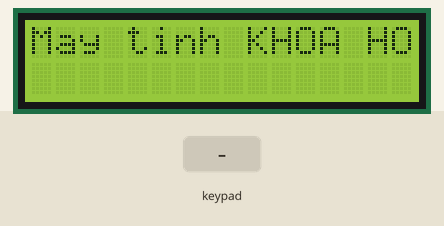
This sketch was run on a simulated Arduino Uno, built with avr-gcc and run on an emulated ATmega328P. Shown: 16×2 character LCD. The inputs (shaded band) are chosen by the test bench.

Above: at 0.1 s.
2.8 s: keypad keys 0 1 2 3 # pressed 0.4 s apart
At 5.6 s:
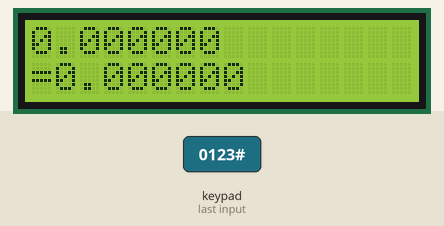
6.3 s: key 'A' pressed
At 6.8 s:
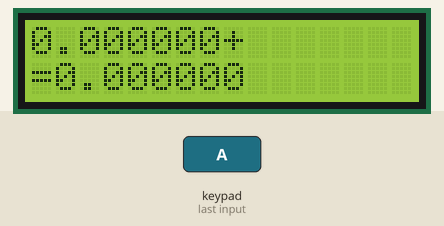
7.8 s: key 'C' pressed
9.3 s: keypad keys 0 1 2 3 A pressed 0.4 s apart
At 11.5 s:
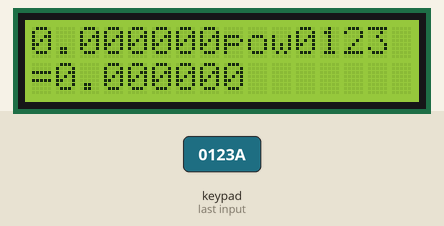
12.8 s: key 'D' pressed
At 13.1 s:
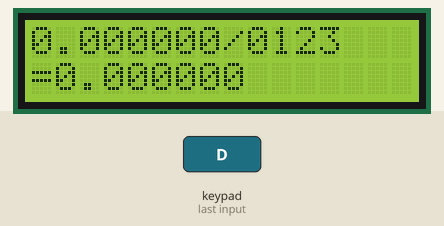
14.3 s: keypad keys 0 1 2 3 D pressed 0.4 s apart
At 16.6 s:
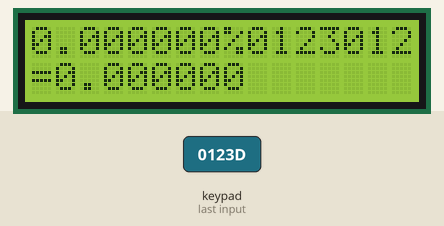
Timing chart, 0 to 18.1 s (numbered marks = the images above; inputs shaded):
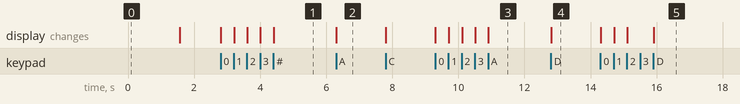

The sketch:

Code.ino
```cpp
#include <LiquidCrystal.h>
#include <Keypad.h>
#include <math.h>

const byte ROWS = 4;
const byte COLS = 4;

char keys[ROWS][COLS] = {
  {'1','2','3','A'},
  {'4','5','6','B'},
  {'7','8','9','C'},
  {'*','0','#','D'}
};

byte rowPins[ROWS] = {0,1,2,3};
byte colPins[COLS] = {4,5,6,7};

Keypad keypad = Keypad(makeKeymap(keys), rowPins, colPins, ROWS, COLS);
LiquidCrystal lcd(8,9,10,11,12,13);

// ===== ENGINE =====
String firstNum="";
String secondNum="";
String op="";

bool enteringSecond=false;
bool showResult=false;
bool prefixMode=false;

int modeA=0, modeB=0, modeC=0, modeD=0;

// ===== SETUP =====
void setup(){
  lcd.begin(16,2);
  lcd.print("May tinh KHOA HOC");
  delay(1500);
  lcd.clear();
}

// ===== LOOP =====
void loop(){
  char key = keypad.getKey();
  if(!key) return;

  if(key=='*'){ clearAll(); return; }

  if(isDigit(key)){
    if(prefixMode) firstNum += key;
    else if(!enteringSecond) firstNum += key;
    else secondNum += key;
  }
  else if(key=='#'){
    calculate();
    showResult=true;
  }
  else if(key=='A') handleA();
  else if(key=='B') handleB();
  else if(key=='C') handleC();
  else if(key=='D') handleD();

  display();
}

// ===== OPERATOR KEYS =====
void handleA(){
  modeA=(modeA+1)%4;
  prefixMode=false;

  if(modeA==1){ op="+"; enteringSecond=true; }
  if(modeA==2){ op="pow"; enteringSecond=true; }
  if(modeA==3){ op="sqrt"; prefixMode=true; }
  if(modeA==0){ op="log";  prefixMode=true; }

  if(prefixMode){ firstNum=""; secondNum=""; }
}

void handleB(){
  modeB=(modeB+1)%4;
  prefixMode=false;

  if(modeB==1){ op="-"; enteringSecond=true; }
  if(modeB==2){ op="sin"; prefixMode=true; }
  if(modeB==3){ op="cos"; prefixMode=true; }
  if(modeB==0){ op="tan"; prefixMode=true; }

  if(prefixMode){ firstNum=""; secondNum=""; enteringSecond=false; }
}

void handleC(){
  modeC=(modeC+1)%4;
  prefixMode=false;

  if(modeC==1){ op="*"; enteringSecond=true; }
  if(modeC==2){ op="exp"; prefixMode=true; } // e^x
  if(modeC==3){ op="inv"; prefixMode=true; }
  if(modeC==0){ op="ln"; prefixMode=true; }

  if(prefixMode){ firstNum=""; secondNum=""; enteringSecond=false; }
}

void handleD(){
  modeD=(modeD+1)%3;
  prefixMode=false;

  if(modeD==1){ op="/"; enteringSecond=true; }
  if(modeD==2){ op="%"; enteringSecond=true; }
  if(modeD==0){ op=""; }
}

// ===== CALCULATION =====
void calculate(){
  double a = firstNum.toFloat();
  double b = secondNum.toFloat();
  double r=0;

  if(op=="+"||op=="-"||op=="*"||op=="/"||op=="pow"||op=="%"){
    if(op=="+") r=a+b;
    else if(op=="-") r=a-b;
    else if(op=="*") r=a*b;
    else if(op=="/"){ if(b==0){ error(); return;} r=a/b; }
    else if(op=="pow") r=pow(a,b);
    else if(op=="%") r=(a*b)/100;
  }
  else{
    if(op=="sqrt"){ if(a<0){ error(); return;} r=sqrt(a); }
    else if(op=="log"){ if(a<=0){ error(); return;} r=log10(a); }
    else if(op=="ln"){ if(a<=0){ error(); return;} r=log(a); }
    else if(op=="sin") r=sin(a*PI/180);
    else if(op=="cos") r=cos(a*PI/180);
else if(op=="tan") r=tan(a*PI/180);
    else if(op=="inv"){ if(a==0){ error(); return;} r=1/a; }
    else if(op=="exp") r=exp(a);
  }

  firstNum = formatNumber(r);
  secondNum="";
  op="";
  enteringSecond=false;
  prefixMode=false;

  // RESET thứ tự A B C D
  modeA=0; modeB=0; modeC=0; modeD=0;
}

// ===== FORMAT =====
String formatNumber(double x){
  return String(x,6);
}

// ===== UTIL =====
void error(){
  lcd.clear();
  lcd.print("Loi tinh toan");
  delay(1500);
  clearAll();
}

void clearAll(){
  firstNum="";
  secondNum="";
  op="";
  enteringSecond=false;
  showResult=false;
  prefixMode=false;
  modeA=0; modeB=0; modeC=0; modeD=0;
  lcd.clear();
}

// ===== DISPLAY =====
void display(){
  lcd.clear();
  lcd.setCursor(0,0);

  if(prefixMode){
    if(op=="sqrt") lcd.print("sqrt(");
    else if(op=="exp") lcd.print("e^(");
    else{ lcd.print(op); lcd.print("("); }

    lcd.print(firstNum);
    lcd.print(")");
  }
  else{
    lcd.print(firstNum);
    lcd.print(op);
    lcd.print(secondNum);
  }

  if(showResult){
    lcd.setCursor(0,1);
    lcd.print("=");
    lcd.print(firstNum);
  }
}
```

Measured:
- after the input at 2.8 s, the display: first changes at once (image 1 shows a later state)
- after the input at 6.3 s, the display: changes at once (image 2)
- after the input at 9.3 s, the display: first changes at once (image 3 shows a later state)
- after the input at 12.8 s, the display: changes at once (image 4)
- after the input at 14.3 s, the display: first changes at once (image 5 shows a later state)
